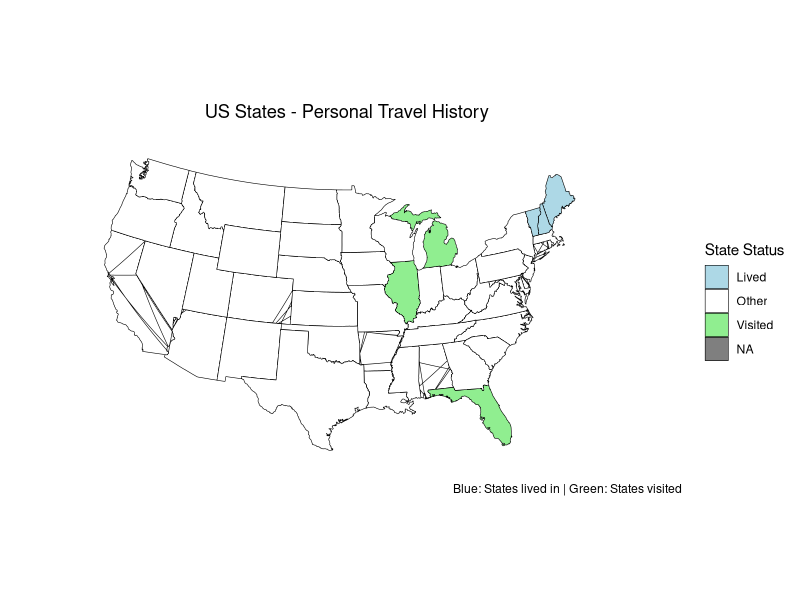
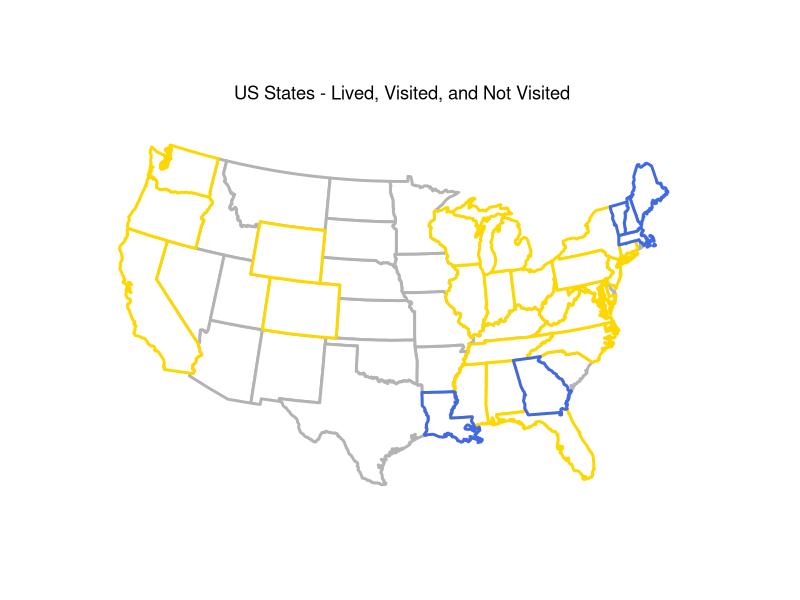
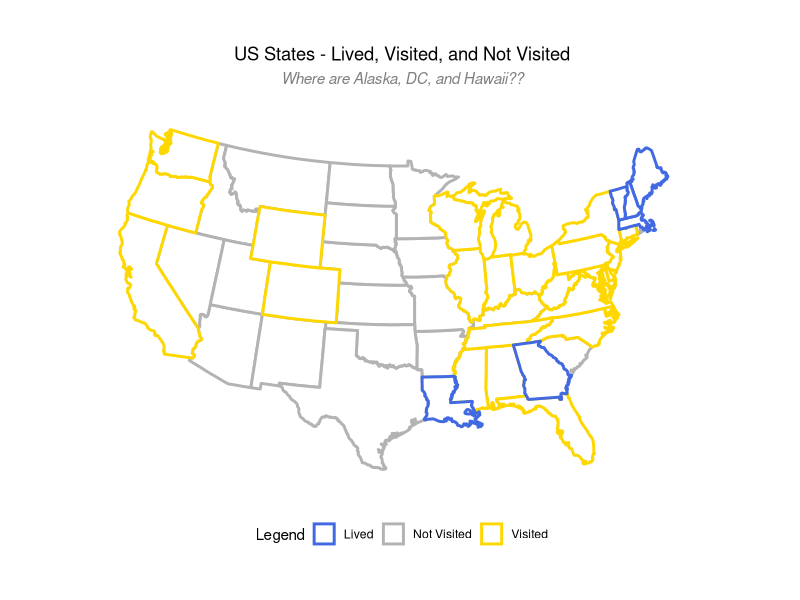

These charts were generated, in order, by the following R code:
## ---- chunk 1
#| message: false
library(tidyverse)
library(sf)
library(rnaturalearth)
library(rnaturalearthdata)
library(ggrepel)
library(maps)
library(mapproj)
library(patchwork)

#points <- read.csv("C:/Users/ClintonSears/OneDrive - Bixal Solutions Inc/8 - R/30DMC_2024/Day 1 Points Data.csv", header = TRUE)
## ---- chunk 2
# Get US states map data
states_map <- map_data("state")

# Create vectors of states lived in and visited
lived_states <- c("vermont", "new hampshire", "maine")
visited_states <- c("florida", "illinois", "michigan")

# Create a data frame with state categories
state_categories <- data.frame(
  region = tolower(state.name),
  category = case_when(
    tolower(state.name) %in% lived_states ~ "Lived",
    tolower(state.name) %in% visited_states ~ "Visited",
    TRUE ~ "Other"
  )
)

# Merge the categories with the map data
states_map <- merge(states_map, state_categories, by = "region", all.x = TRUE)

# Create the map
ggplot(data = states_map, aes(x = long, y = lat, group = group)) +
  geom_polygon(aes(fill = category), color = "black", linewidth = 0.2) +
  scale_fill_manual(
    values = c("Lived" = "lightblue", "Visited" = "lightgreen", "Other" = "white"),
    name = "State Status"
  ) +
  coord_map("albers", lat0 = 39, lat1 = 45) +
  theme_minimal() +
  theme(
    axis.text = element_blank(),
    axis.title = element_blank(),
    axis.ticks = element_blank(),
    panel.grid = element_blank(),
    plot.title = element_text(hjust = 0.5)
  ) +
  ggtitle("US States - Personal Travel History") +
  labs(caption = "Blue: States lived in | Green: States visited")
## ---- chunk 3
# Get US states map data
states_map <- map_data("state")

# Create vectors of states lived in and visited
lived_states <- c("vermont", "new hampshire", "maine", "louisiana", "massachusetts", "georgia")
visited_states <- c("florida", "illinois", "michigan", "connecticut", "new york", "new jersey", "virginia", "north carolina", "indiana", "ohio", "pennsylvania", "california", "oregon", "washington", "wyoming", "colorado", "alabama", "mississippi", "maryland", "west virginia", "wisconsin", "tennessee")

# Create the categories for states
states_map$category <- case_when(
  states_map$region %in% lived_states ~ "Lived",
  states_map$region %in% visited_states ~ "Visited",
  TRUE ~ "Not Visited"
)

# Convert to factor with specific levels - order matters for drawing
states_map$category <- factor(states_map$category, 
                            levels = c("Not Visited", "Visited", "Lived"))

# Create the main map with layered drawing
main_map <- ggplot() +
  # Draw "Not Visited" states first
  geom_polygon(
    data = subset(states_map, category == "Not Visited"),
    aes(x = long, y = lat, group = group),
    fill = "white",
    color = "gray70",
    size = 1
  ) +
  # Draw "Visited" states second
  geom_polygon(
    data = subset(states_map, category == "Visited"),
    aes(x = long, y = lat, group = group),
    fill = "white",
    color = "gold",
    size = 1
  ) +
  # Draw "Lived" states last so they're on top
  geom_polygon(
    data = subset(states_map, category == "Lived"),
    aes(x = long, y = lat, group = group),
    fill = "white",
    color = "royalblue",
    size = 1
  ) +
  scale_color_manual(values = c("gray70", "gold", "royalblue"), 
                     labels = c("Not Visited", "Visited", "Lived")
                                                                                     ) +
  coord_map("albers", lat0 = 39, lat1 = 45) +
  theme_minimal() +
  theme(
    axis.text = element_blank(),
    axis.title = element_blank(),
    axis.ticks = element_blank(),
    panel.grid = element_blank(),
    plot.title = element_text(hjust = 0.5),
    legend.position = "bottom"
  ) +
  ggtitle("US States - Lived, Visited, and Not Visited") +
  guides(color = guide_legend(title = "State Status"))
  
main_map
## ---- chunk 4
# Get US states map data
states_map <- map_data("state")

# Create vectors of states lived in and visited
lived_states <- c("vermont", "new hampshire", "maine", "louisiana", "massachusetts", "georgia")
visited_states <- c("florida", "illinois", "michigan", "connecticut", "new york", "new jersey", "virginia", "north carolina", "indiana", "ohio", "pennsylvania", "california", "oregon", "washington", "wyoming", "colorado", "alabama", "mississippi", "maryland", "west virginia", "wisconsin", "tennessee", "delaware")

# Create the categories for states
states_map$category <- case_when(
  states_map$region %in% lived_states ~ "Lived",
  states_map$region %in% visited_states ~ "Visited",
  TRUE ~ "Not Visited"
)

# Convert to factor with specific levels - order matters for drawing
states_map$category <- factor(states_map$category, 
                            levels = c("Not Visited", "Visited", "Lived"))

main_map <- ggplot() +
  geom_polygon(
    data = subset(states_map, category == "Not Visited"),
    aes(x = long, y = lat, group = group, color = "Not Visited"),
    fill = "white",
    size = 1
  ) +
  geom_polygon(
    data = subset(states_map, category == "Visited"),
    aes(x = long, y = lat, group = group, color = "Visited"),
    fill = "white",
    size = 1
  ) +
  geom_polygon(
    data = subset(states_map, category == "Lived"),
    aes(x = long, y = lat, group = group, color = "Lived"),
    fill = "white",
    size = 1
  ) +
  scale_color_manual(values = c("royalblue", "gray70", "gold"),
                     labels = c("Lived", "Not Visited", "Visited"),
                     guide = guide_legend(title = "Legend")) +
  coord_map("albers", lat0 = 39, lat1 = 45) +
  theme_minimal() +
  theme(
    axis.text = element_blank(),
    axis.title = element_blank(),
    axis.ticks = element_blank(),
    panel.grid = element_blank(),
    plot.title = element_text(hjust = 0.5),
    plot.subtitle = element_text(hjust = 0.5, face = "italic", color = "gray50"),
    legend.position = "bottom"
  ) +
  ggtitle("US States - Lived, Visited, and Not Visited")+
  labs(subtitle = "Where are Alaska, DC, and Hawaii??")

main_map
